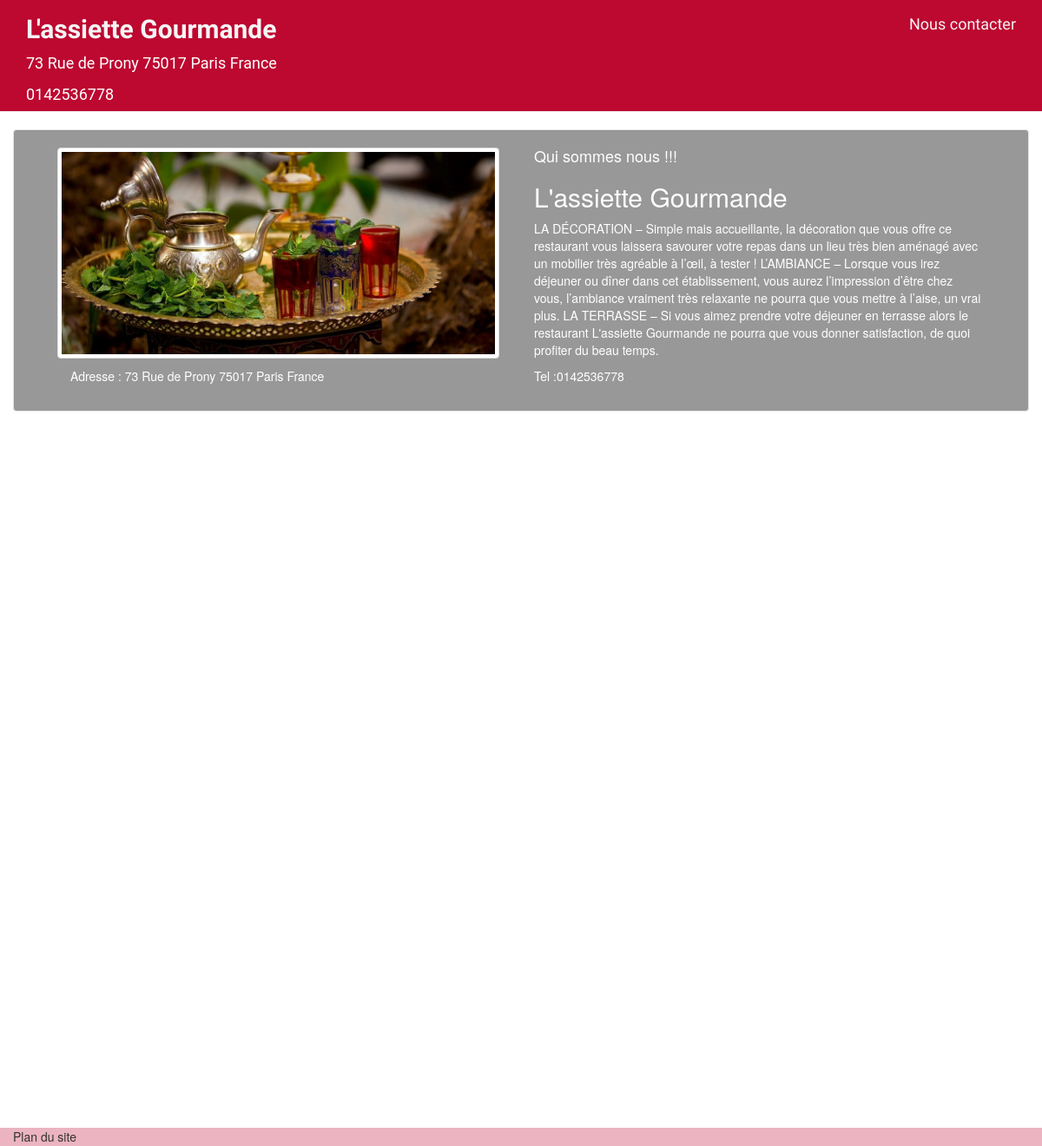
Page /about.php on the committed database.
### tables this page shows
CREATE TABLE `site_info` (
  `inf_id` int(11) NOT NULL,
  `inf_address` varchar(255) NOT NULL,
  `inf_picture` varchar(255) NOT NULL,
  `inf_content` text NOT NULL,
  `inf_name` varchar(255) NOT NULL,
  `inf_phone` varchar(10) NOT NULL
);

### about.php (the view, shortened to what this page needs)
<?php
require_once 'inc/connect.php';
	$select = $bdd->prepare('SELECT * FROM site_info ORDER BY  inf_id DESC LIMIT 1');
	if($select->execute()){
		$info = $select->fetch(PDO::FETCH_ASSOC);
	}
	else {
		var_dump($select->errorInfo());
		die;
	}
?>
<!DOCTYPE html>
<html lang="fr">
	<head>
		<?php include_once 'inc/head.php'; ?>
	</head>
	<body>
		<main class="page">
			<?php require_once 'inc/navFront.php'; ?>
			<div id="content" class="well container">
				<div class="row">
					<div class="col-xs-12">
						<div class="col-xs-6">
							<div class="media">
								<div class="media-left">
									<img  src="./admin/<?=$info['inf_picture']; ?>" class="img-responsive img-thumbnail">
								</div>
							</div>
						</div>
						<div class="col-xs-6">
							<div class="media-body">
								<h4 class="media-heading list nameForm">Qui sommes nous !!!</h4>
								<h2 class="list"><?=$info['inf_name'];?></h2>
								<p class="list"><?=$info["inf_content"]; ?></p>
							</div>
						</div>
						<div class="row">
							<div class="col-xs-12">
								<div class="col-xs-6">
									<p class="list"><?='Adresse : ' .$info["inf_address"]; ?></p>
								</div>
								<div class="col-xs-6">
									<p class="list"><?='Tel :' .$info["inf_phone"]; ?></p>
								</div>
							</div>
						</div>
					</div>
				</div>
			</div>
		</main>
		<?php require_once 'inc/footer.php'; ?>
	</body>
</html>

### inc/navFront.php
<header class="page-header index-header">
	<div class="col-xs-6">
		<h2 class="name">
		<strong><a href="./about.php" class="front"><?php echo $info['inf_name']; ?></a></strong>
		</h2>
		<p class="address">
			<?php echo $info['inf_address']; ?>
		</p>
		<p class="address">
			<?php echo $info['inf_phone']; ?>
		</p>
	</div>
	<div class="col-xs-6">
		<div class="text-right address">
			<a href="contact.php" class="front">Nous contacter</a>
		</div>
	</div>
</header>

### assets/css/style.css (style rules this page uses)
.row { margin: 0; padding: 0; }
.index-header { background: rgba(189,8,48,1); margin-top: 0px; margin-bottom: 0px; height:129px; padding: 15px; }
.page { width: 100%; height: 100vh ; background-attachment: fixed; background-repeat: no-repeat; background-size:cover; }
#content { padding: 20px; margin-top: 20px; }
.nameForm { color: white; }
.well { background-color: rgba(51, 51, 51, 0.5); }
.list { color: white; }
.name { margin-top: 0px; }
a.front { font-family: "Kaushan Script", cursive; color: whitesmoke; }
.address { font-family: 'Roboto',sans-serif; font-size: 18px; color: white; }

### rows in the picture
site_info: inf_name "L'assiette Gourmande", inf_address "73 Rue de Prony 75017 Paris France", inf_phone "0142536778", inf_picture (picture), inf_content "LA DÉCORATION – Simple mais accueillante, la décoration que vous offre ce restaurant vous laissera savourer votre repas dans un lieu très bien aménagé avec un mobilier très agréable à l’œil, à tester ! L’AMBIANCE – Lorsque vous irez déjeuner ou dîner dans cet établissement, vous aurez l’impression d’être chez vous, l’ambiance vraiment très relaxante ne pourra que vous mettre à l’aise, un vrai plus. LA TERRASSE – Si vous aimez prendre votre déjeuner en terrasse alors le restaurant L'assiette Gourmande ne pourra que vous donner satisfaction, de quoi profiter du beau temps."
